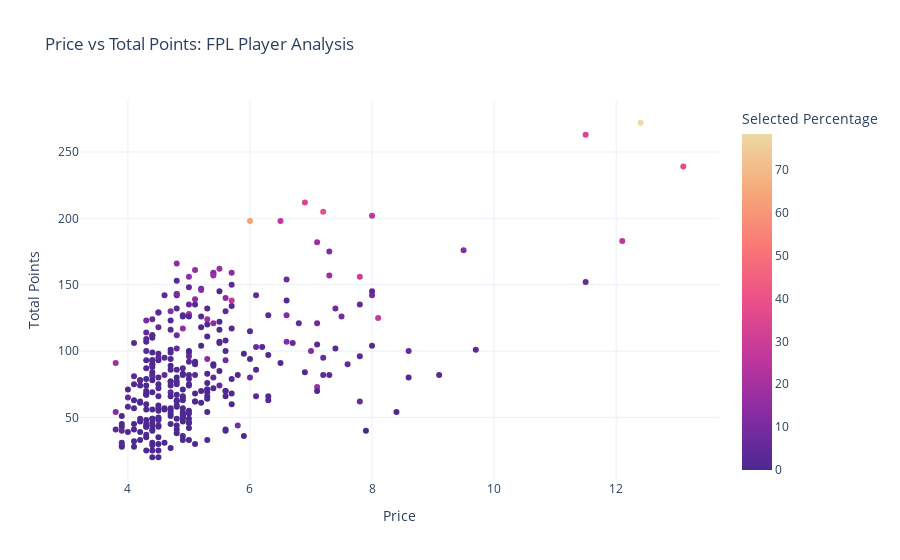

Write notebook code for a chart like this one.
### Code cell
fig = px.scatter(fpl_avg_players, x='cost', y='total_points', hover_data={'name', 'team', 'position'}, color='selected_by_percent',
                template='plotly_white', color_continuous_scale="Agsunset", title='Price vs Total Points: FPL Player Analysis', 
                labels={'total_points': 'Total Points', 'cost': 'Price', 'selected_by_percent': 'Selected Percentage',
                       'position': 'Position', 'team': 'Team', 'name': 'Player Name'})
fig.update_layout(height=500)
fig.show()

### Figure 1 — Plotly figure (JSON) as saved in the notebook; plotly's stock layout.template omitted (floating-point values rounded to 4 significant figures; data arrays with more than 128 entries replaced by an {"elided": "..."} marker saying what was removed)
{"data": [{"customdata": {"elided": "318x3 str values"}, "hovertemplate": "Price=%{x}<br>Total Points=%{y}<br>Team=%{customdata[0]}<br>Player Name=%{customdata[1]}<br>Position=%{customdata[2]}<br>Selected Percentage=%{marker.color}<extra></extra>", "legendgroup": "", "marker": {"color": {"elided": "318 float values"}, "coloraxis": "coloraxis", "symbol": "circle"}, "mode": "markers", "name": "", "orientation": "v", "showlegend": false, "type": "scatter", "x": {"elided": "318 float values"}, "xaxis": "x", "y": {"elided": "318 int values"}, "yaxis": "y"}], "layout": {"autosize": true, "coloraxis": {"colorbar": {"title": {"text": "Selected Percentage"}}, "colorscale": [[0, "rgb(75, 41, 145)"], [0.1667, "rgb(135, 44, 162)"], [0.3333, "rgb(192, 54, 157)"], [0.5, "rgb(234, 79, 136)"], [0.6667, "rgb(250, 120, 118)"], [0.8333, "rgb(246, 169, 122)"], [1, "rgb(237, 217, 163)"]]}, "legend": {"tracegroupgap": 0}, "title": {"text": "Price vs Total Points: FPL Player Analysis"}, "xaxis": {"anchor": "y", "autorange": true, "domain": [0, 1], "range": [3.231, 13.67], "title": {"text": "Price"}, "type": "linear"}, "yaxis": {"anchor": "x", "autorange": true, "domain": [0, 1], "range": [2.257, 289.7], "title": {"text": "Total Points"}, "type": "linear"}}}
